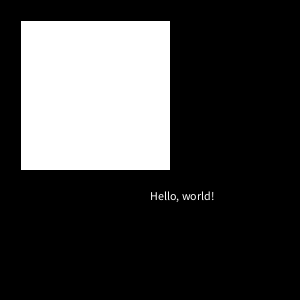
Frame 1 (no input)
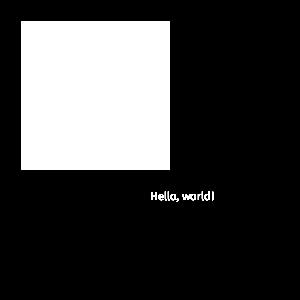
Frame 60 (the mouse pressed at the canvas centre just before this capture)
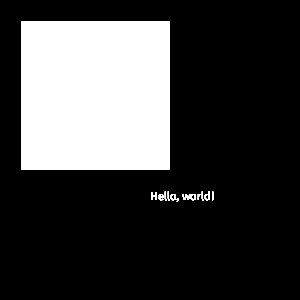
Frame 120 (the mouse held since frame 60 and released just before this capture)

The Processing sketch that drew these frames (run headless with seeded random() and noise(); from frame 60 on, the mouse is pressed at the canvas centre):

// Processing sketch: A_Basic
// ── A_Basic.pde
void setup(){
  size(300, 300);
  background(0); 
}
 
// un commentaire
void draw(){
    text("Hello, world!", width/2, height/2+50);
    rect(20, 20, width/2, height/2);
}
